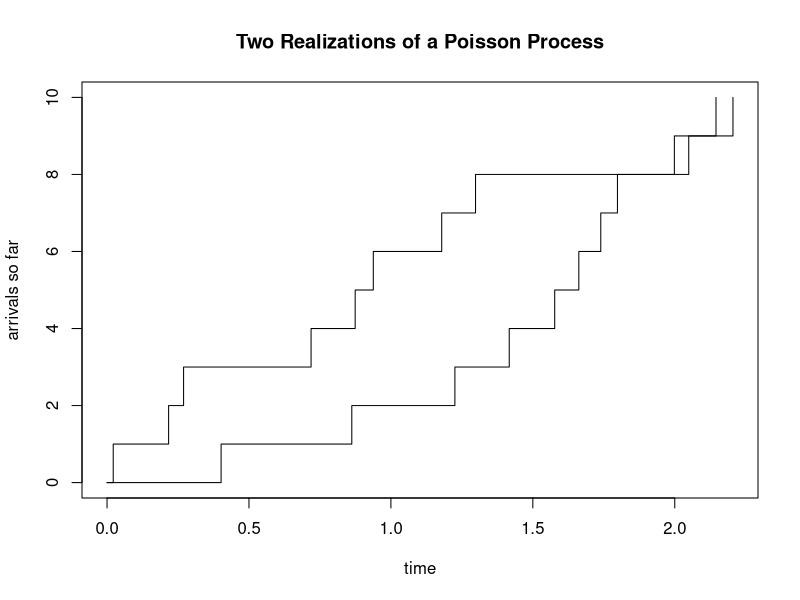

R code for this plot:
# parameters
num <- 10
r <- 5

# generate realizations
interArrivalTimes1 <- rexp(n=num, rate=r)
arrivalTimes1 <- cumsum(interArrivalTimes1)
arrivalTimes1 <- c(0, arrivalTimes1)
interArrivalTimes2 <- rexp(n=num, rate=r)
arrivalTimes2 <- cumsum(interArrivalTimes2)
arrivalTimes2 <- c(0, arrivalTimes2)
maxTime <- max(arrivalTimes2, arrivalTimes1) 

#plot stuff
plot(arrivalTimes1, 0:num, type = "s", 
     main="Two Realizations of a Poisson Process", 
     ylab="arrivals so far", 
     xlab="time", 
     xlim = c(0,maxTime))
lines(arrivalTimes2, 0:num, type = "s")
